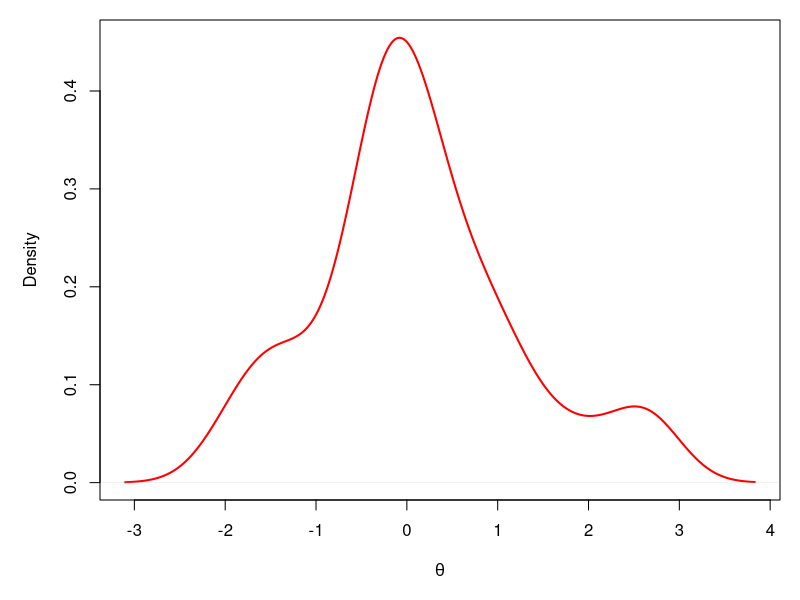
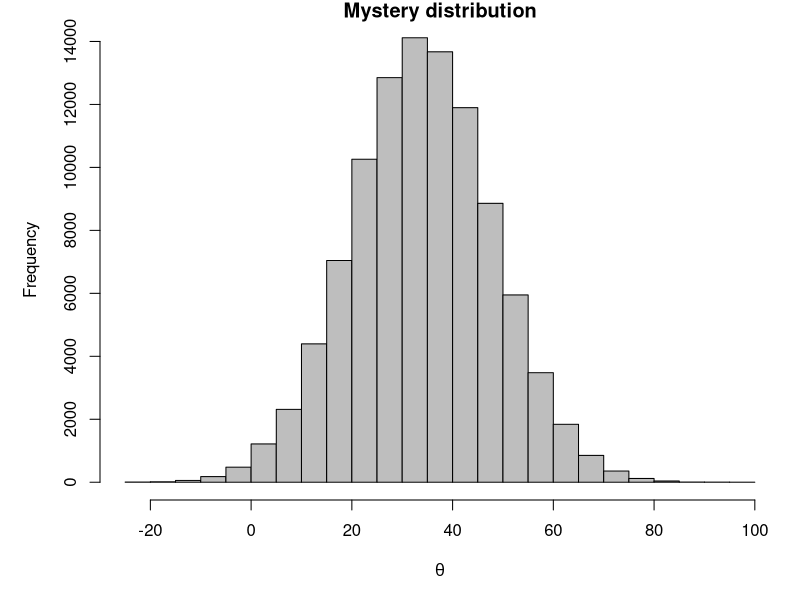
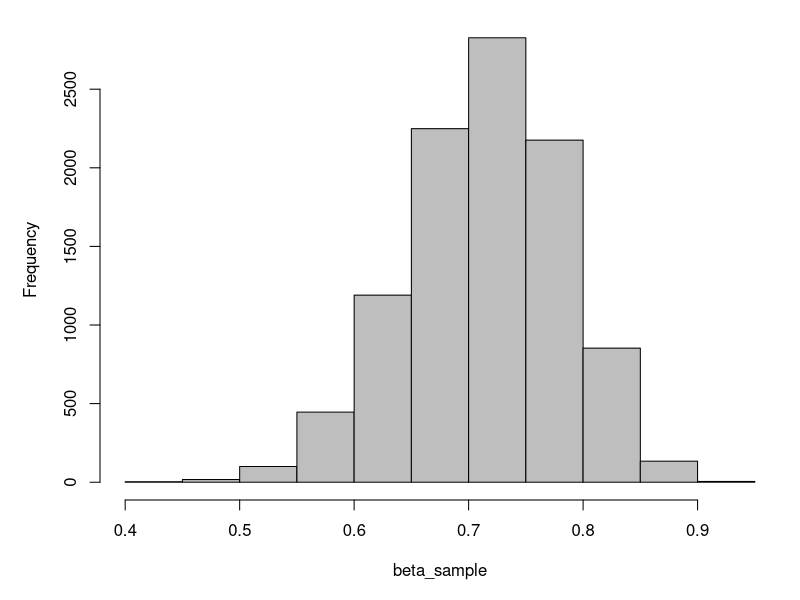

The R source for these figures, in order:
## ---- chunk 1

## ---- chunk 2
ndata <- rnorm(n=30, mean=0, sd=1)
## ---- chunk 3
par(mar = c(5,5,1,1))
plot(density(ndata),
     main = "",
     xlab = expression(theta),
     col = "red",
     lwd = "2")
## ---- chunk 4
hist(rnorm(1e5, mean = 34, sd = 14), 
     main = "Mystery distribution",
     xlab=expression(theta), 
     col="gray")
## ---- chunk 5
# I'll simulate the data for you in another file and you can read in the data
# from a text file like this (just make sure it is in the correct directory):
  dbp <- read.csv("../../data/dbp.txt") 
## ---- chunk 6
# Get a random sample from the beta
beta_sample <- rbeta(n = 1e4, shape1 = 30, shape2 = 12)

# Plot a quick histogram in base graphics
hist(beta_sample, main = "", col = "gray")
## ---- chunk 7
rbinom(n = 10, size = 10, prob = 0.5)
## ---- chunk 8
rpois(n <- 10, lambda = 10)
## ---- chunk 9
counts <- read.csv('../../data/counts.txt')
## ---- chunk 10
counts2 <- read.csv('../../data/counts2.txt')
